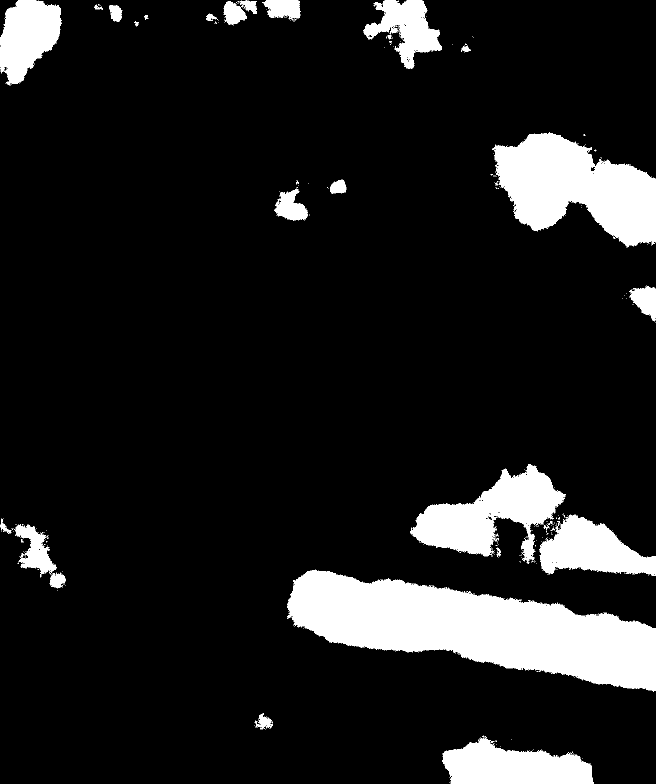
#> input picture runs/detect/exp_23/1.png, 1312 x 1568 px, given as the content of the folder inference, which was not available (shown at 1/2 size)
$ python utils.py
#> lines starting #> are read from the running program, lines starting #| are printed output that depends on the picture; after the words box and inside, x2 and y2 are one past the last pixel; in counts of white or black regions, pixels touching at a corner belong together; pictures that were not available may be replaced by others from this repository, and a replacement may not be noted
#> further down, img is the input picture: shape (1568, 1312, 3); 11.8% white; 565 white regions (539 under 20 px), largest, box (x1, y1, x2, y2) and area: (574, 1139, 1312, 1384) 95209, (985, 266, 1312, 495) 45037, (820, 928, 1131, 1127) 26700
#> `msk = cv2.imread(mask_dir / f"{name}.png", cv2.IMREAD_GRAYSCALE)`: msk: shape (1568, 1312); 11.8% white; 565 white regions (539 under 20 px)
from pathlib import Path
import os
import glob
import re


import numpy as np
import matplotlib.pyplot as plt
import skimage as ski
import pandas as pd
from PIL import ImageColor
import cv2


COLOR_CODE = {
    "orange": [255, 165, 0],
    "darkgreen": [1, 50, 32],
    "limegreen": [50, 205, 50],
    "springgreen": [0, 255, 127],
    "palegreen": [152, 251, 152],
    "black": [0, 0, 0],
    "gray": [119, 136, 153]
    }

class Visualize():
    def __init__(self, color_scheme):
        self.color_scheme = color_scheme

    # [45 lines left out: functions combine_class, display, create_mask, _paint, not called in this run]

class DataProcessor():
    # [89 lines left out: functions __init__, _get_filenames, apply_split, get_class_dict, increment_path, probs_to_one_hot and 1 more, not called in this run]


# PLOTS
def overlay_mask(img, msk):
    return cv2.addWeighted(img, 1, msk, .5, 0)

def segmentation_to_contour(img, msk):
    # msk: a flat gray-scale uint8 array
    RGBforLabel = {1:(0,255,0), 2:(0,255,0)}    # BUG the color changes from RGB to BRG
    msk = msk.astype(np.uint8)
    if np.all((img >= 0) & (img <= 1)):
        img = (img * 255).astype(np.uint8)
    contours, _ = cv2.findContours(msk, cv2.RETR_TREE, cv2.CHAIN_APPROX_NONE)
#> contours = 1975 contours, 1947 with area under 20; largest, box (x1, y1, x2, y2) and area: (574, 1139, 1312, 1384) 94343, (985, 266, 1312, 495) 44534, (820, 928, 1131, 1127) 26326, (885, 1471, 1188, 1568) 18746, (1079, 1029, 1312, 1152) 16166
    for c in contours:
        # Find mean colour inside this contour by doing a masked mean
        mask = np.zeros(msk.shape, np.uint8)
        cv2.drawContours(mask, [c],-1, 255, -1)
        mean, _, _, _ = cv2.mean(msk, mask=mask)
        # Get appropriate colour for this label
        label = 2 if mean > 1.0 else 1
        colour = RGBforLabel.get(label)
        cv2.drawContours(img, [c], -1, colour, 2)
#> this loop made 1975 passes
#> (c, mean) on passes 1 to 3: ([[899, 1565]], 255), ([[900, 1563]], 255), ([[899, 1554]], 255)
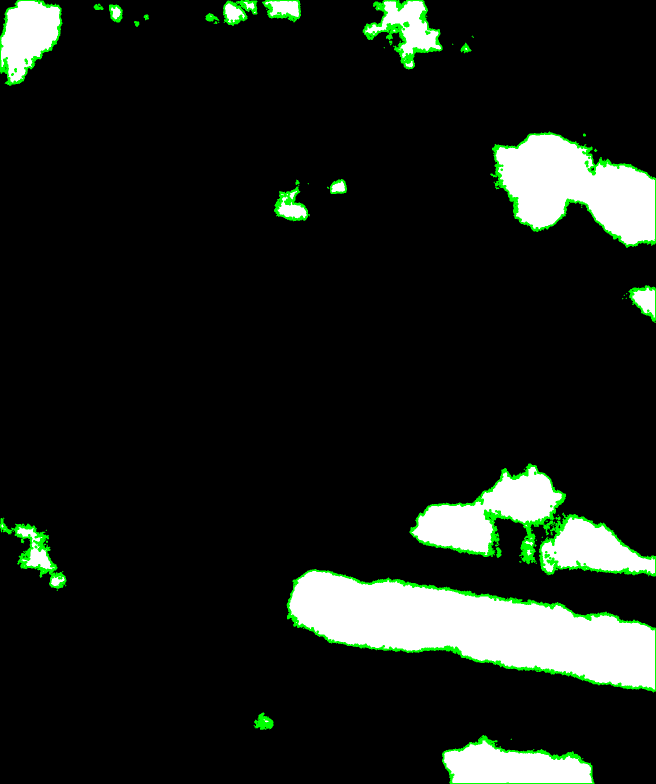
#> img: shape (1568, 1312, 3) (shown at 1/2 size); 2.4% of pixels changed, all inside (x1, y1, x2, y2) = (0, 0, 1312, 1568)
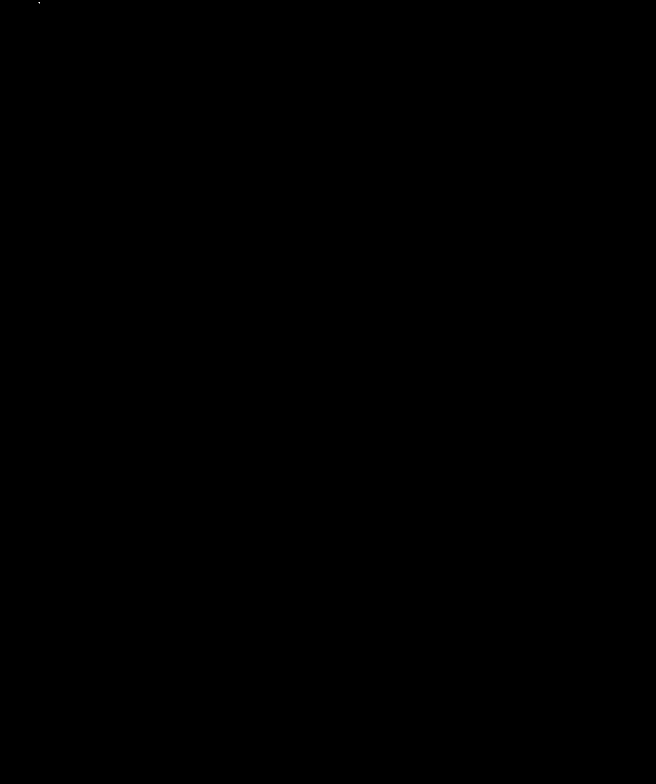
#> mask: shape (1568, 1312) (shown at 1/2 size); 0% white in thin lines or dots, all inside (x1, y1, x2, y2) = (77, 4, 80, 7)
    return img

# [12 lines left out: function resize_to_nearest_multiple, not called in this run]


if __name__ == "__main__":
    image_dir = Path("inference")
    mask_dir = Path("runs/detect/exp_23/")
    overlay_dir = mask_dir / "overlays"
    overlay_dir.mkdir(parents=True, exist_ok=True)
    images = list(image_dir.glob("*.png"))
    # masks = list(mask_dir.glob("*.png"))
    for image in images:
        name = image.stem
        img = cv2.imread(image)
        msk = cv2.imread(mask_dir / f"{name}.png", cv2.IMREAD_GRAYSCALE)
        img = segmentation_to_contour(img, msk)
        cv2.imwrite(overlay_dir/ f"{name}.png", img)

$ run again, on runs/detect/exp_23/5.png
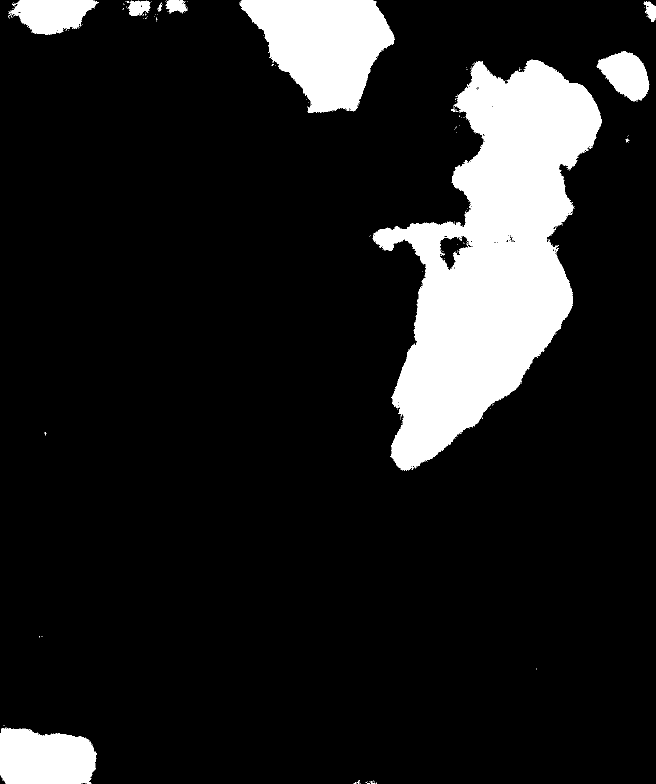
#> input picture runs/detect/exp_23/5.png, 1312 x 1568 px, given as the content of the folder inference, which was not available (shown at 1/2 size)
#> img is the input picture: shape (1568, 1312, 3); 12.8% white; 287 white regions (276 under 20 px), largest, box (x1, y1, x2, y2) and area: (745, 119, 1204, 942) 183098, (479, 0, 789, 226) 44027, (0, 1454, 194, 1568) 18699
#> msk: shape (1568, 1312); 12.8% white; 287 white regions (276 under 20 px)
#> contours = 1044 contours, 1026 with area under 20; largest, box (x1, y1, x2, y2) and area: (745, 119, 1204, 942) 184408, (479, 0, 789, 226) 43602, (0, 1454, 194, 1568) 18430, (17, 0, 195, 70) 8024, (1193, 102, 1299, 203) 6397
#> the loop in segmentation_to_contour, `for c in contours:` made 1044 passes
#> (c, mean) on passes 1 to 3: ([[720, 1566]], 255), ([[183, 1566]], 255), ([[171, 1566]], 255)
#> after the loop in segmentation_to_contour, `for c in contours:`:
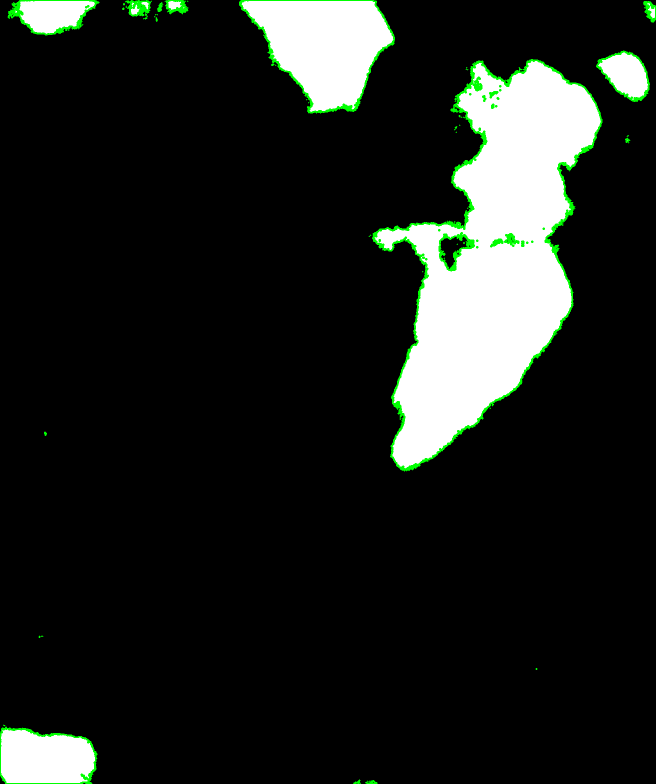
#> img: shape (1568, 1312, 3) (shown at 1/2 size); 1.44% of pixels changed, all inside (x1, y1, x2, y2) = (0, 0, 1312, 1568)

$ run again, on runs/detect/exp_23/6.png
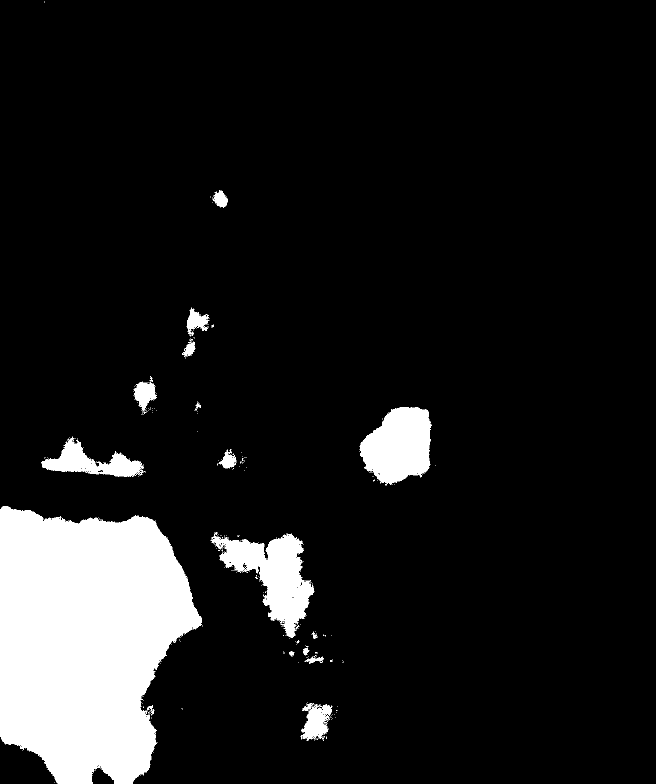
#> input picture runs/detect/exp_23/6.png, 1312 x 1568 px, given as the content of the folder inference, which was not available (shown at 1/2 size)
#> img is the input picture: shape (1568, 1312, 3); 10.5% white; 431 white regions (413 under 20 px), largest, box (x1, y1, x2, y2) and area: (0, 1012, 404, 1568) 168313, (421, 1067, 629, 1276) 17224, (719, 814, 864, 970) 15984
#> msk: shape (1568, 1312); 10.5% white; 431 white regions (413 under 20 px)
#> contours = 1607 contours, 1585 with area under 20; largest, box (x1, y1, x2, y2) and area: (0, 1012, 404, 1568) 167423, (421, 1067, 629, 1276) 17292, (719, 814, 864, 970) 15790, (83, 873, 287, 954) 6202, (601, 1406, 665, 1479) 2518
#> the loop in segmentation_to_contour, `for c in contours:` made 1607 passes
#> c on passes 1 to 3: [[109, 1565]], [[190, 1539], [190, 1540]], [[203, 1538]]
#> after the loop in segmentation_to_contour, `for c in contours:`:
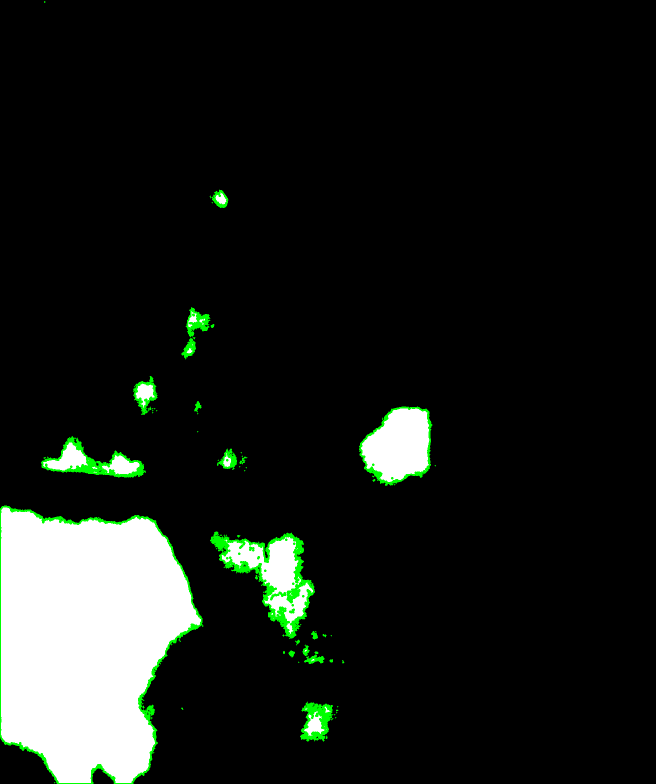
#> img: shape (1568, 1312, 3) (shown at 1/2 size); 1.54% of pixels changed, all inside (x1, y1, x2, y2) = (0, 2, 872, 1568)

$ run again, on runs/detect/exp_23/7.png
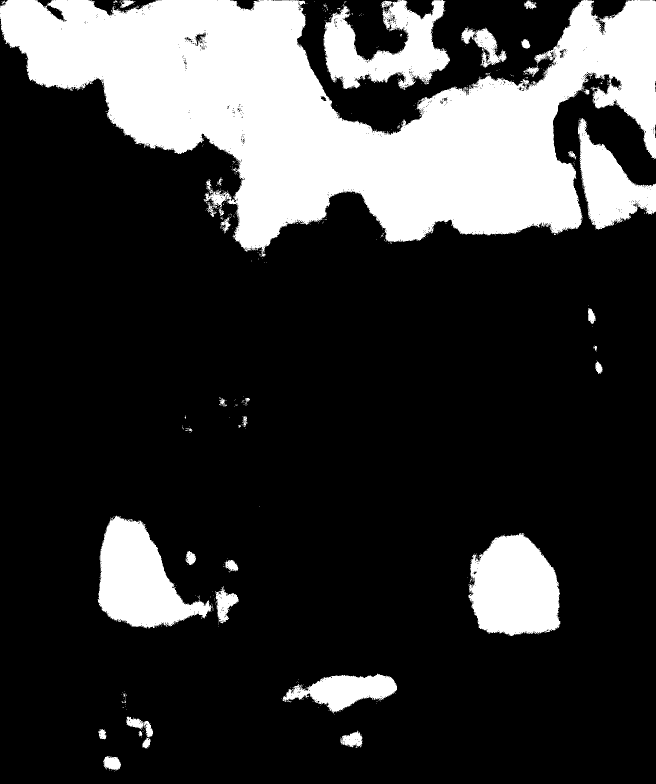
#> input picture runs/detect/exp_23/7.png, 1312 x 1568 px, given as the content of the folder inference, which was not available (shown at 1/2 size)
#> img is the input picture: shape (1568, 1312, 3); 22.2% white; 728 white regions (694 under 20 px), largest, box (x1, y1, x2, y2) and area: (0, 0, 1312, 514) 337810, (937, 1066, 1121, 1272) 29079, (195, 1031, 427, 1257) 27837
#> msk: shape (1568, 1312); 22.2% white; 728 white regions (694 under 20 px)
#> contours = 2963 contours, 2912 with area under 20; largest, box (x1, y1, x2, y2) and area: (0, 0, 1312, 514) 337031, (937, 1066, 1121, 1272) 28766, (195, 1031, 427, 1257) 27428, (647, 0, 900, 180) 23495, (1156, 236, 1312, 459) 16034
#> the loop in segmentation_to_contour, `for c in contours:` made 2963 passes
#> (c, mean) on passes 1 to 3: ([[229, 1542]], 255), ([[222, 1541]], 255), ([[218, 1541]], 255)
#> after the loop in segmentation_to_contour, `for c in contours:`:
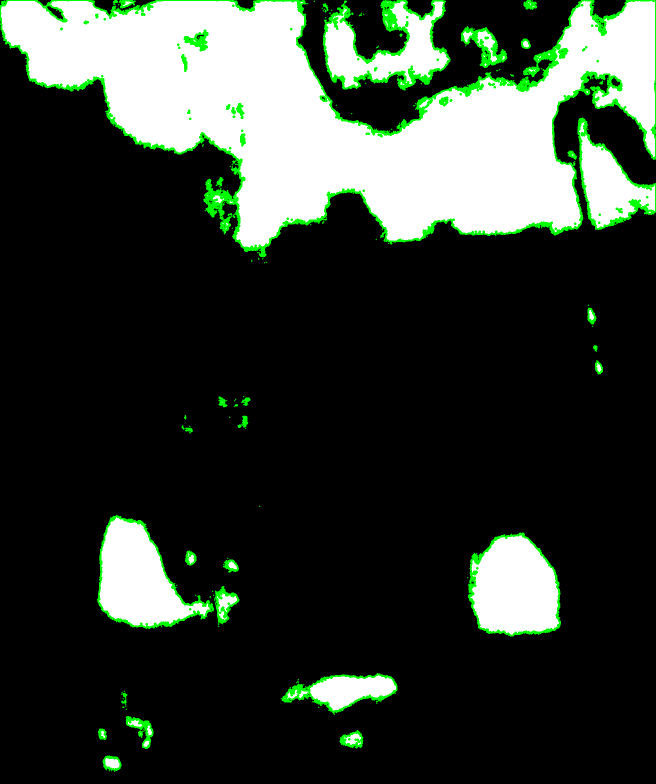
#> img: shape (1568, 1312, 3) (shown at 1/2 size); 3.39% of pixels changed, all inside (x1, y1, x2, y2) = (0, 0, 1312, 1544)
